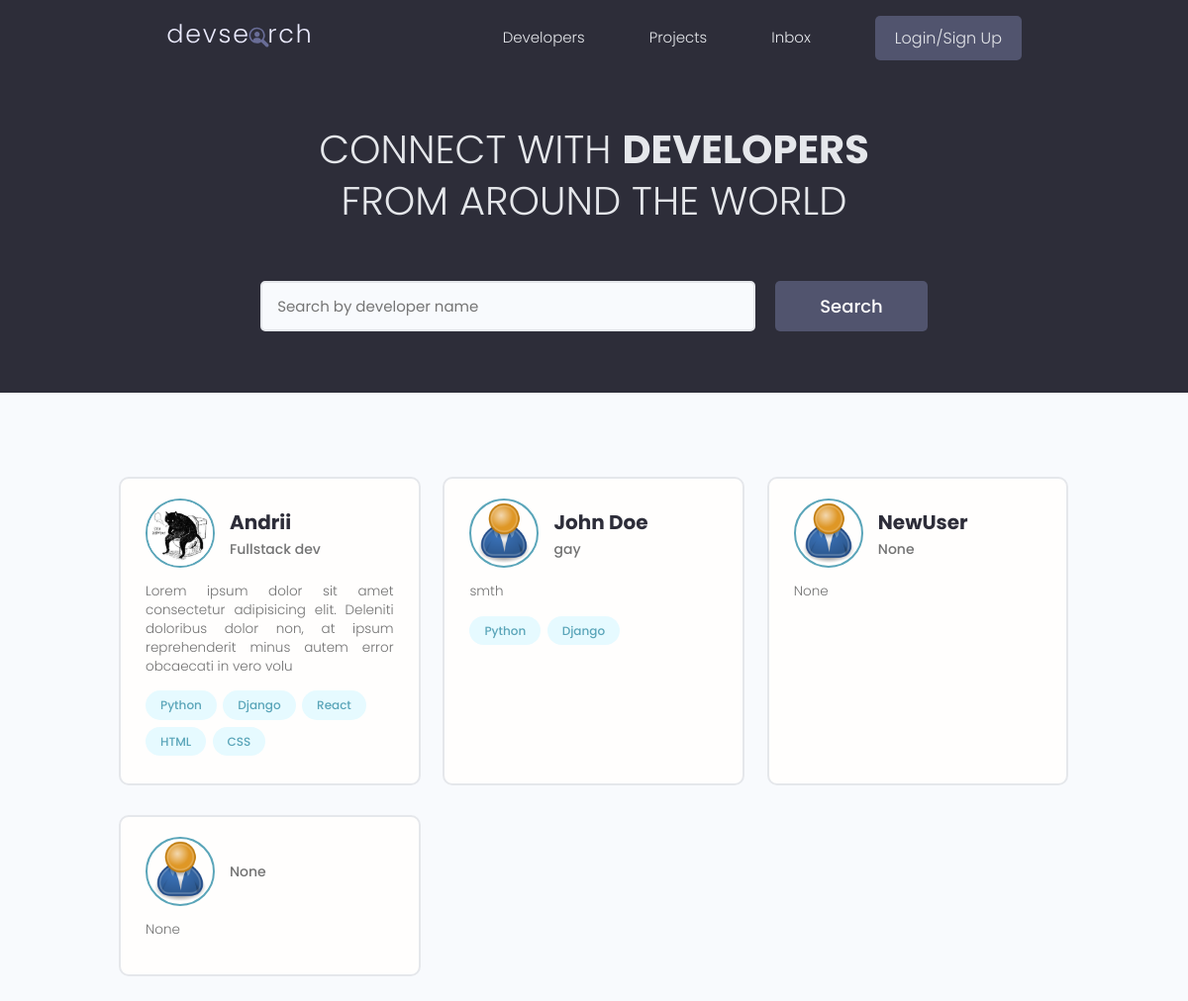
The page / on the database its author committed.
### users/models.py (models this page shows, shortened)
class Profile(models.Model):
    user = models.OneToOneField(User, on_delete=models.CASCADE, null=True, blank=True)
    name = models.CharField(max_length=200, blank=True, null=True)
    email = models.EmailField(max_length=500, blank=True, null=True)
    username = models.CharField(max_length=200, blank=True, null=True)
    location = models.CharField(max_length=200, blank=True, null=True)
    short_intro = models.CharField(max_length=200, blank=True, null=True)
    bio = models.TextField(blank=True, null=True)
    profile_image = models.ImageField(null=True, blank=True, upload_to='profiles/', default="profiles/user-default.png")
    social_github = models.CharField(max_length=200, blank=True, null=True)
    social_twitter = models.CharField(max_length=200, blank=True, null=True)
    social_linkedin = models.CharField(max_length=200, blank=True, null=True)
    social_youtube = models.CharField(max_length=200, blank=True, null=True)
    social_website = models.CharField(max_length=200, blank=True, null=True)
    created=models.DateTimeField(auto_now_add=True)
    id = models.UUIDField(default=uuid.uuid4,unique=True,primary_key=True,editable=False)

class Skill(models.Model):
    owner=models.ForeignKey(Profile, on_delete=models.CASCADE, null=True, blank=True)
    name=models.CharField(max_length=200, blank=True, null=True)
    description=models.TextField(null=True, blank=True)
    created=models.DateTimeField(auto_now_add=True)
    id = models.UUIDField(default=uuid.uuid4,unique=True,primary_key=True,editable=False)
    def __str__(self):
        return self.name

### users/views.py (the view)
# urls.py: path('',views.profiles,name='profiles'),
def profiles(request):
    profiles=Profile.objects.all()
    context={'profiles':profiles}
    return render(request, 'users/profiles.html',context)

### users/templates/users/profiles.html (shortened to what this page needs)
{% extends 'main.html' %}
{% block content %}
 <main class="home">
    <section class="hero-section text-center">
      <div class="container container--narrow">
        <div class="hero-section__box">
          <h2>CONNECT WITH <span>DEVELOPERS</span></h2>
          <h2>FROM AROUND THE WORLD</h2>
        </div>
        <div class="hero-section__search">
          <form class="form" action="#" method="get">
            <div class="form__field">
              <input class="input input--text" id="formInput#search" type="text" name="text"
                placeholder="Search by developer name" />
            </div>
            <input class="btn btn--sub btn--lg" type="submit" value="Search" />
          </form>
        </div>
      </div>
    </section>
    <section class="devlist">
      <div class="container">
        <div class="grid grid--three">
        {% for profile in profiles %}
          <div class="column card">
            <div class="dev">
              <a href="{% url 'user-profile' profile.id %}" class="card__body">
                <div class="dev__profile">
                  <img class="avatar avatar--md" src="{{ profile.profile_image.url }}" alt="image" />
                  <div class="dev__meta">
                    <h3>{{ profile.name }}</h3>
                    <h5>{{ profile.short_intro|slice:"60" }}</h5>
                  </div>
                </div>
                <p class="dev__info">
                  {{ profile.bio|slice:"150" }}
                </p>
                <div class="dev__skills">
                    {% for skill in profile.skill_set.all|slice:"5" %}
                  <span class="tag tag--pill tag--main">
                    <small>{{skill}}</small>
                  </span>
                  {% endfor %}
                </div>
              </a>
            </div>
          </div>
         {% endfor %}
        </div>
      </div>
    </section>
  </main>
{% endblock %}

### static/styles/app.css (style rules this page uses)
:root { --color-sub: #2d2d39; }
.btn--sub { background-color: var(--color-sub-light); }
.card { border: 2px solid var(--color-light); }
img { width: 100%; }
.hero-section { height: 40vh; display: flex; align-items: center; background-color: var(--color-sub); }
.hero-section__box { margin-bottom: 4rem; }
.hero-section__box > h2, .hero-section__box > h2 > span { font-size: 4rem; color: var(--color-light); line-height: 1.3; text-transform: uppercase; }
.hero-section__box > h2 { font-weight: 300; }
.hero-section__box > h2 > span { font-weight: 700; }
.hero-section__search > .form { display: flex; align-items: center; justify-content: center; gap: 2rem; }
.hero-section__search > .form input.input--text { width: 50rem; }
.devlist { margin-top: 8rem; }
.devlist .grid { align-items: stretch; }
.devlist .dev .dev__profile { display: flex; align-items: center; gap: 1.5rem; }
.devlist .dev .dev__meta h3 { color: var(--color-sub); font-size: 2rem; font-weight: 700; }
.devlist .dev .dev__meta h5 { color: var(--color-text); font-size: 1.4rem; font-weight: 500; }
.devlist .dev .dev__info { margin: 1.5rem 0; font-size: 1.35rem; line-height: 1.4; text-align: justify; }

### static/uikit/styles/modules/_variables.css (style rules this page uses)
:root { --color-main: #5aa5b9; --color-main-light: #e6faff; --color-sub: #3f4156; --color-sub-light: #51546e; --color-sub-lighter: #ededfd; --color-text: #737373; --color-gray: #8b8b8b; --color-light: #e5e7eb; --color-light-gray: #767676; --color-bg: #f8fafd; --color-white: #fffefd; --color-white-light: #f3f3f3; --color-success: #359e64; --color-success-bg: #def8e8; --color-error: #fc4b0b; --color-error-bg: #fff2ee; --font-base: 'Poppins', arial, helvetica, 'Segoe UI', roboto, ubuntu, sans-serif; --font-monospace: 'Fira Code', 'Courier New', courier, monospace; --font-regular: 300; --font-medium: 500; --font-bold: 700; --generic-shadow: 1px 1px 5px #00000010; --generic-transition: all 0.3s ease-in-out; }

### static/uikit/styles/modules/_base.css (style rules this page uses)
* { margin: 0; padding: 0; box-sizing: border-box; text-rendering: optimizeLegibility; color: inherit; font-size: inherit; }
html { font-size: 50%; }
@media only screen and (min-width: 480px) { html { font-size: 56.25%; } }
@media only screen and (min-width: 1200px) { html { font-size: 62.5%; } }
body { line-height: 1.6; font-weight: 400; font-size: 1.5rem; color: var(--color-text); background-color: var(--color-bg); min-height: 100vh; }

### static/uikit/styles/modules/_typography.css (style rules this page uses)
* { font-family: var(--font-base); }
h2 { font-size: 3.6rem; font-weight: var(--font-bold); }
h3 { font-size: 3.2rem; font-weight: var(--font-medium); }
h5 { font-size: 2.4rem; font-weight: var(--font-medium); }
h5, h6 { font-weight: var(--font-regular); }
p, span, strong { font-size: 1.6rem; color: var(--color-text); font-weight: var(--font-regular); }
a { padding-bottom: 2px; text-decoration: none; display: inline-block; color: var(--color-main); font-weight: var(--font-medium); }

### static/uikit/styles/modules/_utilities.css (style rules this page uses)
.container { width: 92%; max-width: 165rem; margin: 0 auto; box-sizing: border-box; }
.container--narrow { width: 92%; max-width: 120rem; }
@media screen and (min-width: 1000px) { .container { width: 90%; } }
@media screen and (min-width: 1000px) { .container--narrow { width: 85%; } }
@media screen and (min-width: 1200px) { .container { width: 80%; } }
@media screen and (min-width: 1200px) { .container--narrow { width: 72%; } }
.text-center { text-align: center; }

### static/uikit/styles/modules/_avatar.css (style rules this page uses)
.avatar { border-radius: 50%; border: 2px solid var(--color-main); object-fit: cover; }
.avatar--md { height: 7rem; width: 7rem; }

### static/uikit/styles/modules/_button.css (style rules this page uses)
.btn { display: inline-block; position: relative; cursor: pointer; background-color: var(--color-light); font-weight: var(--font-medium); color: var(--color-sub); text-decoration: none; padding: 1rem 2rem; border-radius: 0.5rem; border: none; width: -webkit-fit-content; width: -moz-fit-content; width: fit-content; height: -webkit-fit-content; height: -moz-fit-content; height: fit-content; font-size: 1.6rem; outline-width: 0; outline-color: transparent; -webkit-backface-visibility: hidden; backface-visibility: hidden; transition: all 0.3s ease-in-out; }
.btn--sub { background-color: var(--color-sub); color: var(--color-white); }
.btn--lg { font-size: 1.8rem; padding: 1.2rem 4.5rem; }

### static/uikit/styles/modules/_card.css (style rules this page uses)
.card { border-radius: 1rem; background-color: var(--color-white); border: 1.5px solid var(--color-light); width: auto; height: auto; margin-top: 0.5rem; margin-bottom: 0.5rem; overflow: hidden; }
.card__body, .card__header { padding: 2rem 2.5rem; }

### rows shown on the page
Profile: profile_image (picture), name "Andrii", short_intro "Fullstack dev", bio "Lorem ipsum dolor sit amet consectetur adipisicing elit. Deleniti doloribus dolor non, at ipsum reprehenderit minus autem error obcaecati in vero volu"
Skill: name "Python"
Skill: name "Django"
Skill: name "React"
Skill: name "HTML"
Skill: name "CSS"
Profile: profile_image (placeholder picture), name "John Doe", short_intro "gay", bio "smth"
Skill: name "Python"
Skill: name "Django"
Profile: profile_image (placeholder picture), name "NewUser", short_intro "None", bio "None"
Profile: profile_image (placeholder picture), short_intro "None", bio "None"
